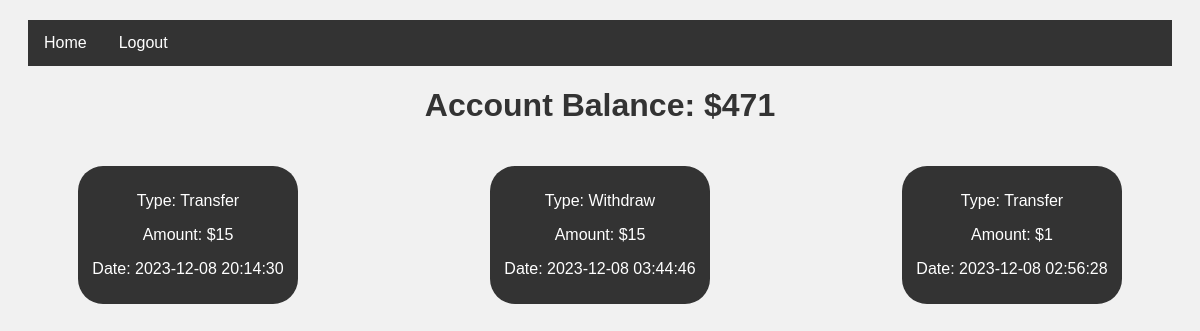
The page /status/ (signed in) on the database its author committed.
### app1/models.py (models this page shows, shortened)
class Bank_Account(models.Model):
    owner=models.ForeignKey(User,on_delete=models.CASCADE)
    balance=models.IntegerField()
    movements=models.ManyToManyField(Movement,blank=True)

class Movement(models.Model):
    money=models.IntegerField()
    Type_Movement=models.CharField(max_length=50)
    Date=models.DateTimeField(default=timezone.now)

### app1/views.py (the view)
# urls.py: path('status/',views.status,name='status'),
def status(request):
    Usser_Account=Bank_Account.objects.get(owner=request.user)
    Movements=Usser_Account.movements.all().order_by('-Date')
    context={
        'user':Usser_Account,
        'movements':Movements,
    }
    return render(request,'status.html',context)

### app1/templates/status.html (shortened to what this page needs)
<!DOCTYPE html>
<html>
<head>
</head>
<body>
    {% include 'navbar.html' %}
    <h1>Account Balance: ${{ user.balance }}</h1>
    <div class="movements">
        {% if movements %}
            {% for movement in movements %}
                <a class="movement" href="{% url 'info' movement.id %}">
                    <div >
                        <p>Type: {{movement.Type_Movement}}</p>
                        <p>Amount: ${{ movement.money }}</p>
                        <p>Date: {{ movement.Date|date:"Y-m-d H:i:s" }}</p>
                    </div>
                </a>
            {% endfor %}
        {% else %}
        <div class="h2_box">
            <h2>No Movements</h2>
        </div>
        {% endif %}
    </div>
</body>
</html>

### app1/templates/status.html (style rules this page uses)
body { background-color: #f1f1f1; font-family:'Franklin Gothic Medium', 'Arial Narrow', Arial, sans-serif ; }
h1 { text-align: center; color: #333; }
.movements { display: flex; flex-direction: row; flex-wrap: wrap; align-content: center; justify-content: space-between; }
.movement { width: 200px; margin: 20px 70px 40px 70px ; padding: 10px; text-align: center; background-color: #333; color: #fff; text-decoration: none; border-radius: 25px; }

### rows shown on the page
Bank_Account: balance "471"
Movement: Type_Movement "Transfer", money "15", Date "2023-12-08 20:14:30"
Movement: Type_Movement "Withdraw", money "15", Date "2023-12-08 03:44:46"
Movement: Type_Movement "Transfer", money "1", Date "2023-12-08 02:56:28"
